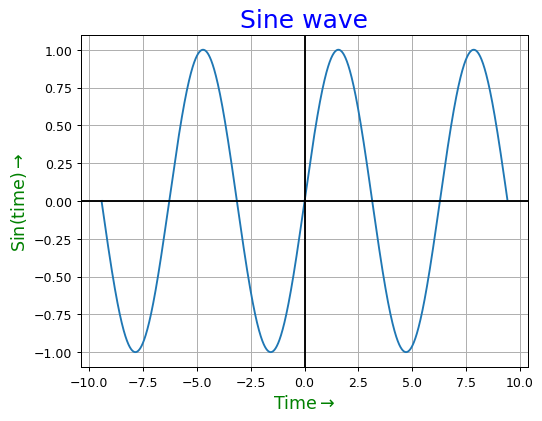

Generate this figure with Python:
import numpy as np
import matplotlib.pyplot as plt

time = np.arange(-3*np.pi, 3*np.pi, 0.01)
amplitide = np.sin(time)
plt.plot(time, amplitide)
# Настройка заголовкф для грфика размер и цвет
plt.title('Sine wave', fontsize=20, c='b')
plt.xlabel('Time'+ r'$\rightarrow$', fontsize=14, c='g')
plt.ylabel('Sin(time)'+ r'$\rightarrow$', fontsize=14, c='g')
# вывод сетки
plt.grid()
# выделения oceй при x=0 и y=0
plt.axhline(y=0, c='k')
plt.axvline(x=0, c='k')
plt.savefig('sine_wave.png', bbox_inches='tight', dpi=90)